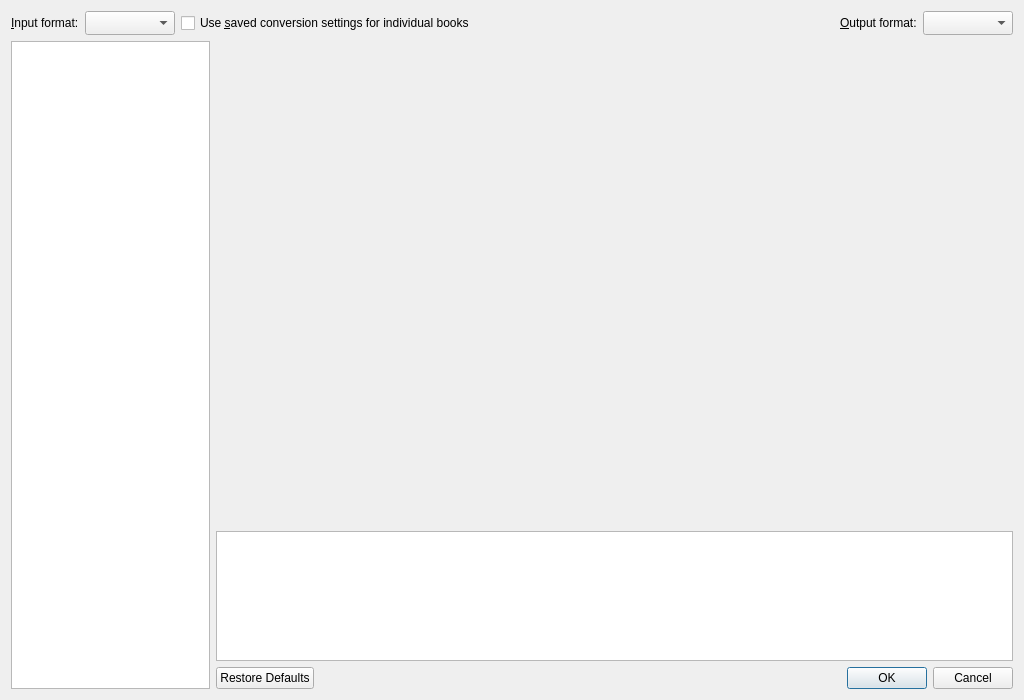
<?xml version="1.0" encoding="UTF-8"?>
<ui version="4.0">
 <class>Dialog</class>
 <widget class="QDialog" name="Dialog">
  <property name="geometry">
   <rect>
    <x>0</x>
    <y>0</y>
    <width>1024</width>
    <height>700</height>
   </rect>
  </property>
  <property name="windowTitle">
   <string>Dialog</string>
  </property>
  <property name="windowIcon">
   <iconset resource="../../../../resources/images.qrc">
    <normaloff>:/images/convert.png</normaloff>:/images/convert.png</iconset>
  </property>
  <layout class="QGridLayout" name="gridLayout">
   <item row="0" column="0" colspan="2">
    <layout class="QHBoxLayout" name="horizontalLayout">
     <item>
      <widget class="QLabel" name="input_label">
       <property name="text">
        <string>&amp;Input format:</string>
       </property>
       <property name="buddy">
        <cstring>input_formats</cstring>
       </property>
      </widget>
     </item>
     <item>
      <widget class="QComboBox" name="input_formats">
       <property name="sizeAdjustPolicy">
        <enum>QComboBox::AdjustToMinimumContentsLengthWithIcon</enum>
       </property>
       <property name="minimumContentsLength">
        <number>5</number>
       </property>
      </widget>
     </item>
     <item>
      <widget class="QCheckBox" name="opt_individual_saved_settings">
       <property name="text">
        <string>Use &amp;saved conversion settings for individual books</string>
       </property>
      </widget>
     </item>
     <item>
      <spacer name="horizontalSpacer">
       <property name="orientation">
        <enum>Qt::Horizontal</enum>
       </property>
       <property name="sizeHint" stdset="0">
        <size>
         <width>40</width>
         <height>20</height>
        </size>
       </property>
      </spacer>
     </item>
     <item>
      <widget class="QLabel" name="label_2">
       <property name="text">
        <string>&amp;Output format:</string>
       </property>
       <property name="buddy">
        <cstring>output_formats</cstring>
       </property>
      </widget>
     </item>
     <item>
      <widget class="QComboBox" name="output_formats">
       <property name="sizeAdjustPolicy">
        <enum>QComboBox::AdjustToMinimumContentsLengthWithIcon</enum>
       </property>
       <property name="minimumContentsLength">
        <number>5</number>
       </property>
      </widget>
     </item>
    </layout>
   </item>
   <item row="1" column="0" rowspan="3">
    <widget class="QListView" name="groups">
     <property name="sizePolicy">
      <sizepolicy hsizetype="Expanding" vsizetype="Expanding">
       <horstretch>1</horstretch>
       <verstretch>0</verstretch>
      </sizepolicy>
     </property>
     <property name="tabKeyNavigation">
      <bool>true</bool>
     </property>
     <property name="iconSize">
      <size>
       <width>48</width>
       <height>48</height>
      </size>
     </property>
     <property name="spacing">
      <number>10</number>
     </property>
     <property name="wordWrap">
      <bool>true</bool>
     </property>
    </widget>
   </item>
   <item row="1" column="1">
    <widget class="QScrollArea" name="scrollArea">
     <property name="sizePolicy">
      <sizepolicy hsizetype="Expanding" vsizetype="Expanding">
       <horstretch>4</horstretch>
       <verstretch>10</verstretch>
      </sizepolicy>
     </property>
     <property name="frameShape">
      <enum>QFrame::NoFrame</enum>
     </property>
     <property name="lineWidth">
      <number>0</number>
     </property>
     <property name="widgetResizable">
      <bool>true</bool>
     </property>
     <widget class="QWidget" name="scrollAreaWidgetContents">
      <property name="geometry">
       <rect>
        <x>0</x>
        <y>0</y>
        <width>810</width>
        <height>494</height>
       </rect>
      </property>
      <layout class="QVBoxLayout" name="verticalLayout_3">
       <property name="margin">
        <number>0</number>
       </property>
       <item>
        <widget class="QStackedWidget" name="stack">
         <property name="sizePolicy">
          <sizepolicy hsizetype="Preferred" vsizetype="Preferred">
           <horstretch>0</horstretch>
           <verstretch>0</verstretch>
          </sizepolicy>
         </property>
         <widget class="QWidget" name="page"/>
         <widget class="QWidget" name="page_2"/>
        </widget>
       </item>
      </layout>
     </widget>
    </widget>
   </item>
   <item row="3" column="1">
    <widget class="QDialogButtonBox" name="buttonBox">
     <property name="orientation">
      <enum>Qt::Horizontal</enum>
     </property>
     <property name="standardButtons">
      <set>QDialogButtonBox::Cancel|QDialogButtonBox::Ok|QDialogButtonBox::RestoreDefaults</set>
     </property>
    </widget>
   </item>
   <item row="2" column="1">
    <widget class="QTextEdit" name="help">
     <property name="sizePolicy">
      <sizepolicy hsizetype="Expanding" vsizetype="Expanding">
       <horstretch>0</horstretch>
       <verstretch>0</verstretch>
      </sizepolicy>
     </property>
     <property name="maximumSize">
      <size>
       <width>16777215</width>
       <height>130</height>
      </size>
     </property>
    </widget>
   </item>
  </layout>
 </widget>
 <resources>
  <include location="../../../../resources/images.qrc"/>
 </resources>
 <connections>
  <connection>
   <sender>buttonBox</sender>
   <signal>accepted()</signal>
   <receiver>Dialog</receiver>
   <slot>accept()</slot>
   <hints>
    <hint type="sourcelabel">
     <x>248</x>
     <y>254</y>
    </hint>
    <hint type="destinationlabel">
     <x>157</x>
     <y>274</y>
    </hint>
   </hints>
  </connection>
  <connection>
   <sender>buttonBox</sender>
   <signal>rejected()</signal>
   <receiver>Dialog</receiver>
   <slot>reject()</slot>
   <hints>
    <hint type="sourcelabel">
     <x>316</x>
     <y>260</y>
    </hint>
    <hint type="destinationlabel">
     <x>286</x>
     <y>274</y>
    </hint>
   </hints>
  </connection>
 </connections>
</ui>
